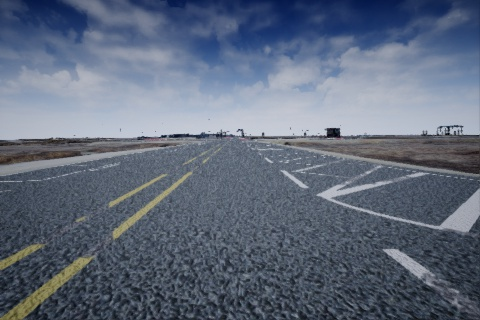
#> input picture Lane_Detection/lanedetectionexample/image_sample/image_straight.jpg, 480 x 320 px, found by its file name
$ python '8 이미지 이진화.py'
#> lines starting #> are read from the running program, lines starting #| are printed output that depends on the picture; after the words box and inside, x2 and y2 are one past the last pixel; in counts of white or black regions, pixels touching at a corner belong together
import numpy as np
import cv2

img = cv2.imread('C:\photo\images/image_straight.jpg', cv2.IMREAD_GRAYSCALE)
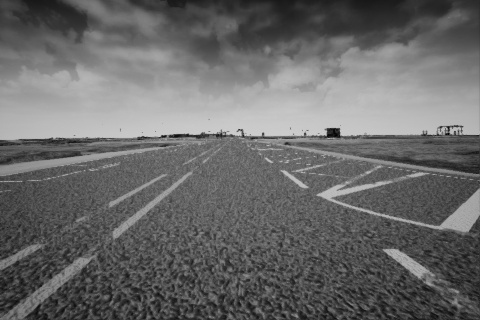
#> img: shape (320, 480); min 1, max 208, mean 105.1

'''
    cv2.threshold(img, threshold_value, value, flag)
    img : Garyscale 이미지
    value : 픽셀 문턱값보다 클 때 적용되는 최대값 혹은 그 반대
    flag: 문턱값 적용 방법 또는 스타일

    cv2.THRESH_BINARY: 픽셀 값이 threshold_value 보다 크면 value 작으면 0
    cv2.THRESH_BINARY_INV: 픽셀 값이 threshold_value 보다 크면 0 작으면 value
    cv2.THRESH_TRUNC: 픽셀 값이 threshold_value 보다 크면
    threshold_value 작으면 0
    cv2.THRESH_TOZERO: 픽셀 값이 threshold_value 보다 크면 픽셀 값 그대로 작으면 0
    cv2.THRESH_TOZERO_INV: 픽셀 값이 threshold_value 보다 크면 0 작으면 0 픽셀
    값 그대로
'''

ret, thr1 = cv2.threshold(img, 127, 255, cv2.THRESH_BINARY)
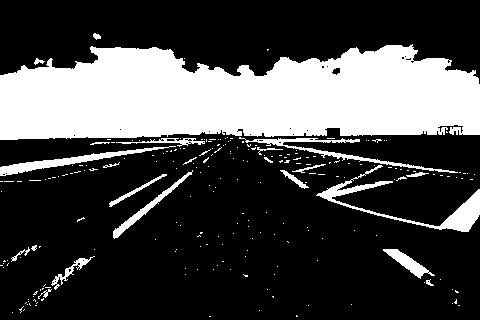
#> thr1: shape (320, 480); 27.9% white; 230 white regions (206 under 20 px), largest, box (x1, y1, x2, y2) and area: (0, 44, 480, 140) 36140, (316, 165, 480, 232) 1725, (0, 146, 176, 176) 1046
ret, thr2 = cv2.threshold(img, 127, 255, cv2.THRESH_BINARY_INV)
ret, thr3 = cv2.threshold(img, 127, 255, cv2.THRESH_TRUNC)
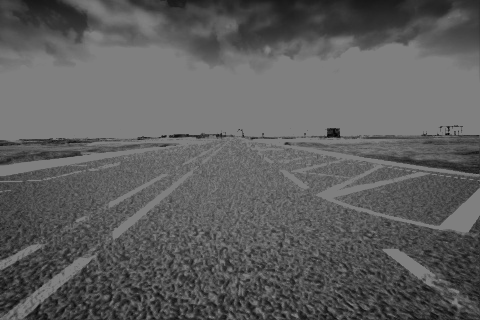
#> thr3: shape (320, 480); min 1, max 127, mean 93.8
ret, thr4 = cv2.threshold(img, 127, 255, cv2.THRESH_TOZERO)
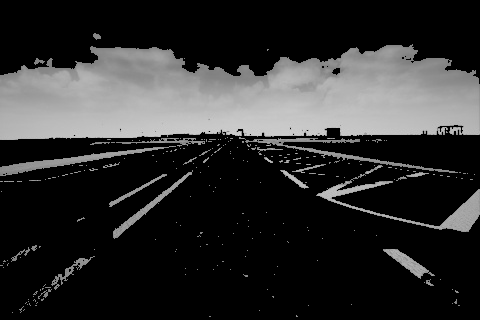
#> thr4: shape (320, 480); min 0, max 208, mean 46.7
ret, thr5 = cv2.threshold(img, 127, 255, cv2.THRESH_TOZERO_INV)
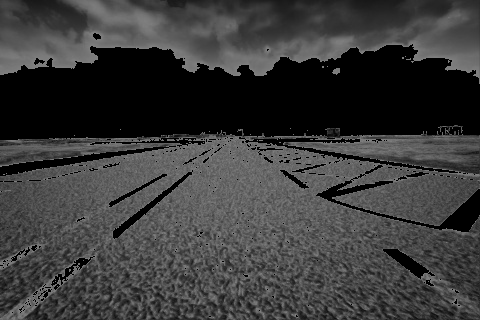
#> thr5: shape (320, 480); min 0, max 127, mean 58.4

cv2.imshow('ol', ret)
cv2.imshow('original', img)
cv2.imshow('BINARY', thr1)
cv2.imshow('BINARY_INV', thr2)
cv2.imshow('TRUNC', thr3)
cv2.imshow('TOZERO', thr4)
cv2.imshow('TOZERO_INV', thr5)

cv2.waitKey(0)
cv2.destroyAllWindows()

$ run again, with Lane_Detection/lanedetectionexample/image_sample/image_curve.jpg copied over Lane_Detection/lanedetectionexample/image_sample/image_straight.jpg
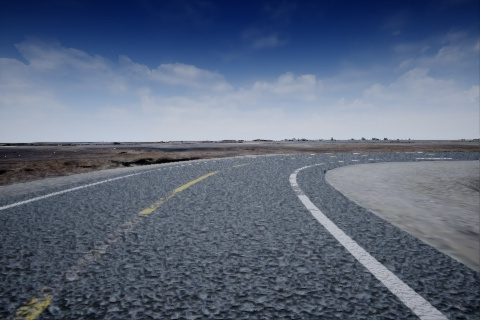
#> input picture Lane_Detection/lanedetectionexample/image_sample/image_curve.jpg, 480 x 320 px, found by its file name
#> `ret, thr1 = cv2.threshold(img, 127, 255, cv2.THRESH_BINARY)`:
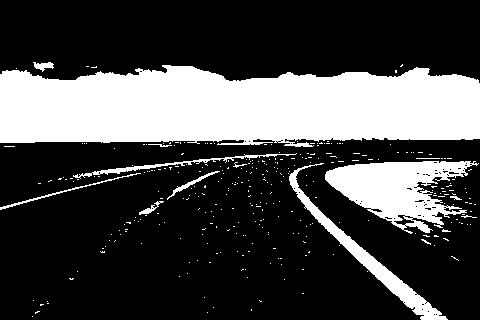
#> thr1: shape (320, 480); 27.8% white; 324 white regions (311 under 20 px), largest, box (x1, y1, x2, y2) and area: (0, 65, 480, 147) 32271, (325, 161, 479, 234) 5812, (289, 163, 448, 320) 2490
#> `ret, thr5 = cv2.threshold(img, 127, 255, cv2.THRESH_TOZERO_INV)`:
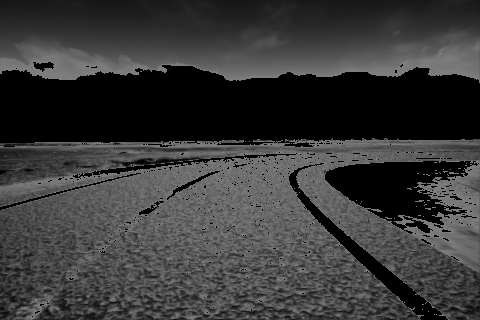
#> thr5: shape (320, 480); min 0, max 127, mean 56.6
